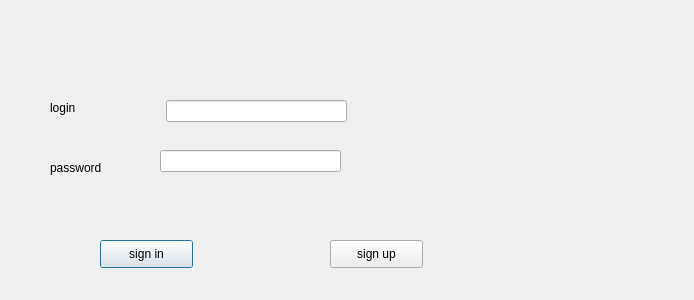
<?xml version="1.0" encoding="UTF-8"?>
<ui version="4.0">
 <class>Welcome</class>
 <widget class="QDialog" name="Welcome">
  <property name="geometry">
   <rect>
    <x>0</x>
    <y>0</y>
    <width>694</width>
    <height>300</height>
   </rect>
  </property>
  <property name="windowTitle">
   <string>Dialog</string>
  </property>
  <widget class="QLineEdit" name="login">
   <property name="geometry">
    <rect>
     <x>166</x>
     <y>100</y>
     <width>181</width>
     <height>22</height>
    </rect>
   </property>
  </widget>
  <widget class="QLineEdit" name="password">
   <property name="geometry">
    <rect>
     <x>160</x>
     <y>150</y>
     <width>181</width>
     <height>22</height>
    </rect>
   </property>
   <property name="echoMode">
    <enum>QLineEdit::Password</enum>
   </property>
  </widget>
  <widget class="QLabel" name="label">
   <property name="geometry">
    <rect>
     <x>50</x>
     <y>100</y>
     <width>55</width>
     <height>16</height>
    </rect>
   </property>
   <property name="text">
    <string>login</string>
   </property>
  </widget>
  <widget class="QLabel" name="label_2">
   <property name="geometry">
    <rect>
     <x>50</x>
     <y>160</y>
     <width>55</width>
     <height>16</height>
    </rect>
   </property>
   <property name="text">
    <string>password</string>
   </property>
  </widget>
  <widget class="QPushButton" name="signin">
   <property name="geometry">
    <rect>
     <x>100</x>
     <y>240</y>
     <width>93</width>
     <height>28</height>
    </rect>
   </property>
   <property name="text">
    <string>sign in</string>
   </property>
  </widget>
  <widget class="QPushButton" name="signup">
   <property name="geometry">
    <rect>
     <x>330</x>
     <y>240</y>
     <width>93</width>
     <height>28</height>
    </rect>
   </property>
   <property name="text">
    <string>sign up</string>
   </property>
  </widget>
  <widget class="QLabel" name="error">
   <property name="geometry">
    <rect>
     <x>130</x>
     <y>270</y>
     <width>431</width>
     <height>16</height>
    </rect>
   </property>
   <property name="text">
    <string/>
   </property>
  </widget>
 </widget>
 <resources/>
 <connections/>
</ui>
